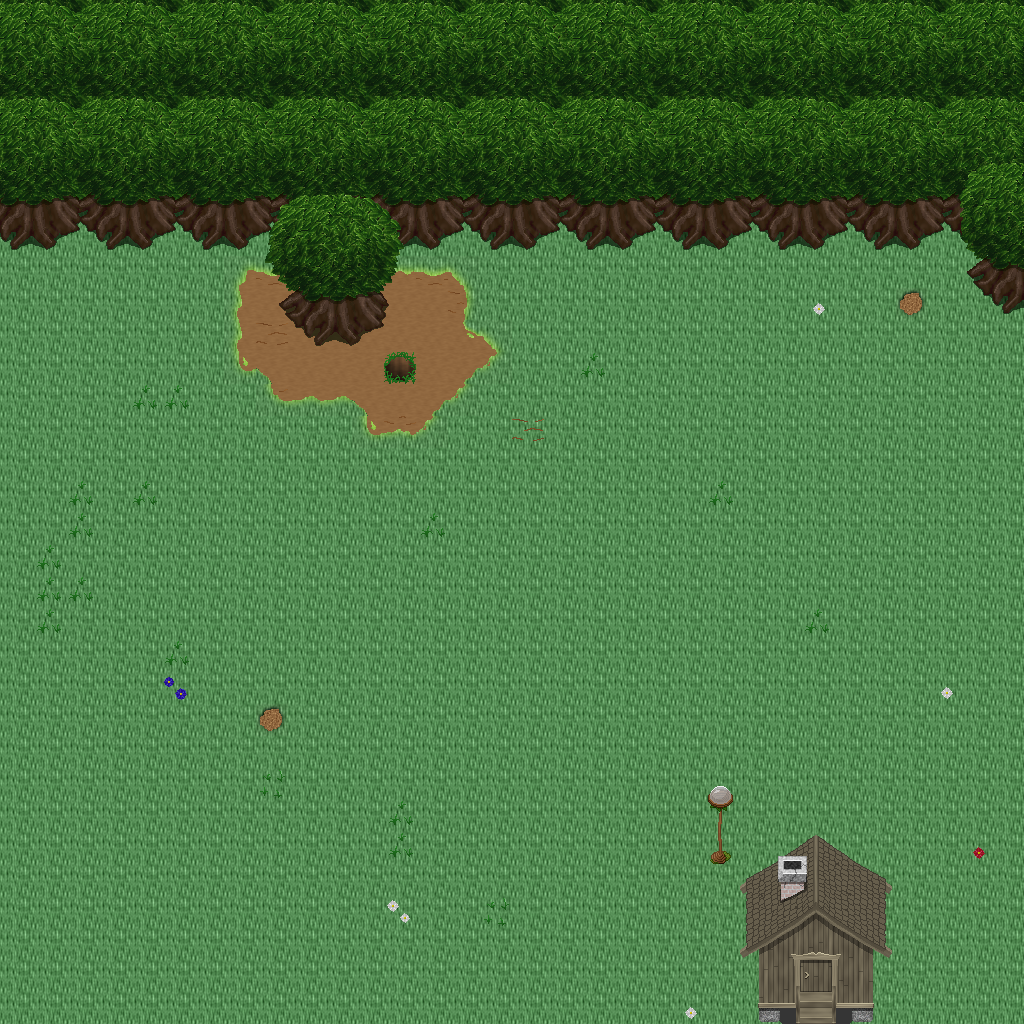

This is a level from a 2D game, rendered from its Tiled map with the project's own tilesets. A one-line summary and the map file follow, with tile-layer data summarised:
An orthogonal 32x32 tile map with 32x32 px tiles, 5 tile layers (Ground, Objects, Objects2, Above, ...), 1 hidden layer not drawn, 34 tilesets.

<map version="1.10" tiledversion="1.11.0" orientation="orthogonal" renderorder="right-down" width="32" height="32" tilewidth="32" tileheight="32" infinite="0" nextlayerid="11" nextobjectid="1">
 <tileset firstgid="1" name="ground_ground" tilewidth="32" tileheight="32" tilecount="33" columns="3">
  <image source="../drawable/ground_ground.png" width="96" height="352" />
 </tileset>
 <tileset firstgid="34" name="ground_grass_edges" tilewidth="32" tileheight="32" tilecount="36" columns="12">
  <image source="../drawable/ground_grass_edges.png" width="384" height="96" />
 </tileset>
 <tileset firstgid="70" name="ground_earth_edges" tilewidth="32" tileheight="32" tilecount="18" columns="6">
  <image source="../drawable/ground_earth_edges.png" width="192" height="96" />
 </tileset>
 <tileset firstgid="88" name="ground_grass_corners" tilewidth="32" tileheight="32" tilecount="24" columns="6">
  <image source="../drawable/ground_grass_corners.png" width="192" height="128" />
 </tileset>
 <tileset firstgid="112" name="plant_grasses" tilewidth="32" tileheight="32" tilecount="6" columns="3">
  <image source="../drawable/plant_grasses.png" width="96" height="64" />
 </tileset>
 <tileset firstgid="118" name="plant_flower_daisy_blue" tilewidth="32" tileheight="32" tilecount="8" columns="2">
  <image source="../drawable/plant_flower_daisy_blue.png" width="64" height="128" />
 </tileset>
 <tileset firstgid="126" name="plant_flower_daisy_yellow" tilewidth="32" tileheight="32" tilecount="8" columns="2">
  <image source="../drawable/plant_flower_daisy_yellow.png" width="64" height="128" />
 </tileset>
 <tileset firstgid="134" name="plant_bush_bushes" tilewidth="32" tileheight="32" tilecount="10" columns="5">
  <image source="../drawable/plant_bush_bushes.png" width="160" height="64" />
 </tileset>
 <tileset firstgid="144" name="plant_flower_daisy_red" tilewidth="32" tileheight="32" tilecount="8" columns="2">
  <image source="../drawable/plant_flower_daisy_red.png" width="64" height="128" />
 </tileset>
 <tileset firstgid="152" name="plant_flower_daisy_white" tilewidth="32" tileheight="32" tilecount="8" columns="2">
  <image source="../drawable/plant_flower_daisy_white.png" width="64" height="128" />
 </tileset>
 <tileset firstgid="160" name="logic_collision" tilewidth="32" tileheight="32" tilecount="1" columns="1">
  <image source="../drawable/logic_collision.png" width="32" height="32" />
 </tileset>
 <tileset firstgid="161" name="plant_stump_stump_brown" tilewidth="32" tileheight="32" tilecount="4" columns="2">
  <image source="../drawable/plant_stump_stump_brown.png" width="64" height="64" />
 </tileset>
 <tileset firstgid="165" name="plant_tree_tree_green" tilewidth="32" tileheight="32" tilecount="88" columns="8">
  <image source="../drawable/plant_tree_tree_green.png" width="256" height="352" />
 </tileset>
 <tileset firstgid="253" name="logic_item_resources" tilewidth="32" tileheight="32" tilecount="6" columns="6">
  <image source="../drawable/logic_item_resources.png" width="192" height="32" />
 </tileset>
 <tileset firstgid="259" name="logic_item_mushroom" tilewidth="32" tileheight="32" tilecount="6" columns="6">
  <image source="../drawable/logic_item_mushroom.png" width="192" height="32" />
 </tileset>
 <tileset firstgid="265" name="object_tent" tilewidth="32" tileheight="32" tilecount="9" columns="3">
  <image source="../drawable/object_tent.png" width="96" height="96" />
 </tileset>
 <tileset firstgid="274" name="logic_creature_albino_elf" tilewidth="32" tileheight="32" tilecount="5" columns="5">
  <image source="../drawable/logic_creature_albino_elf.png" width="160" height="32" />
 </tileset>
 <tileset firstgid="279" name="ground_ladder_vertical_dark" tilewidth="32" tileheight="32" tilecount="3" columns="3">
  <image source="../drawable/ground_ladder_vertical_dark.png" width="96" height="32" />
 </tileset>
 <tileset firstgid="282" name="ground_ladder_horizontal_dark" tilewidth="32" tileheight="32" tilecount="3" columns="1">
  <image source="../drawable/ground_ladder_horizontal_dark.png" width="32" height="96" />
 </tileset>
 <tileset firstgid="285" name="furniture_light_flames" tilewidth="32" tileheight="32" tilecount="6" columns="6">
  <image source="../drawable/furniture_light_flames.png" width="192" height="32" />
 </tileset>
 <tileset firstgid="291" name="furniture_table_tree_stump_table" tilewidth="32" tileheight="32" tilecount="4" columns="2">
  <image source="../drawable/furniture_table_tree_stump_table.png" width="64" height="64" />
 </tileset>
 <tileset firstgid="295" name="furniture_chair_stool" tilewidth="32" tileheight="32" tilecount="1" columns="1">
  <image source="../drawable/furniture_chair_stool.png" width="32" height="32" />
 </tileset>
 <tileset firstgid="296" name="logic_creature_ent" tilewidth="32" tileheight="32" tilecount="4" columns="4">
  <image source="../drawable/logic_creature_ent.png" width="128" height="32" />
 </tileset>
 <tileset firstgid="300" name="logic_creature_animal" tilewidth="32" tileheight="32" tilecount="32" columns="8">
  <image source="../drawable/logic_creature_animal.png" width="256" height="128" />
 </tileset>
 <tileset firstgid="332" name="logic_portal" tilewidth="32" tileheight="32" tilecount="24" columns="8">
  <image source="../drawable/logic_portal.png" width="256" height="96" />
 </tileset>
 <tileset firstgid="356" name="logic_item_herb" tilewidth="32" tileheight="32" tilecount="5" columns="5">
  <image source="../drawable/logic_item_herb.png" width="160" height="32" />
 </tileset>
 <tileset firstgid="361" name="ground_pothole" tilewidth="32" tileheight="32" tilecount="4" columns="4">
  <image source="../drawable/ground_pothole.png" width="128" height="32" />
 </tileset>
 <tileset firstgid="365" name="logic_creature_elemental" tilewidth="32" tileheight="32" tilecount="16" columns="8">
  <image source="../drawable/logic_creature_elemental.png" width="256" height="64" />
 </tileset>
 <tileset firstgid="381" name="plant_bush_bush_pinks" tilewidth="32" tileheight="32" tilecount="4" columns="2">
  <image source="../drawable/plant_bush_bush_pinks.png" width="64" height="64" />
 </tileset>
 <tileset firstgid="385" name="light_door_light" tilewidth="32" tileheight="32" tilecount="12" columns="3">
  <image source="../drawable/light_door_light.png" width="96" height="128" />
 </tileset>
 <tileset firstgid="397" name="light_dim_light_7x5" tilewidth="32" tileheight="32" tilecount="35" columns="7">
  <image source="../drawable/light_dim_light_7x5.png" width="224" height="160" />
 </tileset>
 <tileset firstgid="432" name="light_light_5x5" tilewidth="32" tileheight="32" tilecount="25" columns="5">
  <image source="../drawable/light_light_5x5.png" width="160" height="160" />
 </tileset>
 <tileset firstgid="457" name="furniture_light_roots_lamp" tilewidth="32" tileheight="32" tilecount="6" columns="2">
  <image source="../drawable/furniture_light_roots_lamp.png" width="64" height="96" />
 </tileset>
 <tileset firstgid="463" name="building_huts" tilewidth="32" tileheight="32" tilecount="338" columns="26">
  <image source="../drawable/building_huts.png" width="832" height="416" />
 </tileset>
 <layer id="1" name="Ground" width="32" height="32">
  <data>[1024 cells, 1024 non-empty, 3 distinct tile ids]</data>
 </layer>
 <layer id="2" name="Objects" width="32" height="32">
  <data>[1024 cells, 131 non-empty, 43 distinct tile ids]</data>
 </layer>
 <layer id="3" name="Objects2" width="32" height="32">
  <data>[1024 cells, 18 non-empty, 18 distinct tile ids]</data>
 </layer>
 <layer id="4" name="Above" width="32" height="32">
  <data>[1024 cells, 226 non-empty, 43 distinct tile ids]</data>
 </layer>
 <layer id="5" name="Above2" width="32" height="32">
  <data>[1024 cells, 6 non-empty, 6 distinct tile ids]</data>
 </layer>
 <layer id="6" name="Walkable" width="32" height="32" visible="0">
  <data>[1024 cells, 264 non-empty, 1 distinct tile ids]</data>
 </layer>
 <objectgroup id="7" name="Mapevents" />
 <objectgroup id="8" name="Spawn" />
 <objectgroup id="9" name="Keys" />
 <objectgroup id="10" name="Replace" />
</map>
